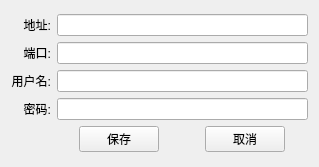
<?xml version="1.0" encoding="UTF-8"?>
<ui version="4.0">
 <class>sysconfig_Form</class>
 <widget class="QWidget" name="sysconfig_Form">
  <property name="geometry">
   <rect>
    <x>0</x>
    <y>0</y>
    <width>319</width>
    <height>167</height>
   </rect>
  </property>
  <property name="maximumSize">
   <size>
    <width>16777215</width>
    <height>335</height>
   </size>
  </property>
  <property name="windowTitle">
   <string>系统配置</string>
  </property>
  <layout class="QVBoxLayout" name="verticalLayout">
   <item>
    <layout class="QGridLayout" name="gridLayout">
     <item row="3" column="0">
      <widget class="QLabel" name="label_pwd">
       <property name="text">
        <string>密码:</string>
       </property>
       <property name="alignment">
        <set>Qt::AlignRight|Qt::AlignTrailing|Qt::AlignVCenter</set>
       </property>
      </widget>
     </item>
     <item row="1" column="1">
      <widget class="QLineEdit" name="lineEdit_srv_port"/>
     </item>
     <item row="2" column="1">
      <widget class="QLineEdit" name="lineEdit_user"/>
     </item>
     <item row="0" column="1">
      <widget class="QLineEdit" name="lineEdit_svr_addr"/>
     </item>
     <item row="4" column="1">
      <layout class="QHBoxLayout" name="horizontalLayout_4">
       <item>
        <spacer name="horizontalSpacer">
         <property name="orientation">
          <enum>Qt::Horizontal</enum>
         </property>
         <property name="sizeHint" stdset="0">
          <size>
           <width>40</width>
           <height>20</height>
          </size>
         </property>
        </spacer>
       </item>
       <item>
        <widget class="QPushButton" name="pushButton_OK">
         <property name="text">
          <string>保存</string>
         </property>
         <attribute name="buttonGroup">
          <string notr="true">buttonGroup</string>
         </attribute>
        </widget>
       </item>
       <item>
        <spacer name="horizontalSpacer_2">
         <property name="orientation">
          <enum>Qt::Horizontal</enum>
         </property>
         <property name="sizeType">
          <enum>QSizePolicy::Minimum</enum>
         </property>
         <property name="sizeHint" stdset="0">
          <size>
           <width>40</width>
           <height>20</height>
          </size>
         </property>
        </spacer>
       </item>
       <item>
        <widget class="QPushButton" name="pushButton_Cancel">
         <property name="text">
          <string>取消</string>
         </property>
         <attribute name="buttonGroup">
          <string notr="true">buttonGroup</string>
         </attribute>
        </widget>
       </item>
       <item>
        <spacer name="horizontalSpacer_3">
         <property name="orientation">
          <enum>Qt::Horizontal</enum>
         </property>
         <property name="sizeHint" stdset="0">
          <size>
           <width>40</width>
           <height>20</height>
          </size>
         </property>
        </spacer>
       </item>
      </layout>
     </item>
     <item row="3" column="1">
      <widget class="QLineEdit" name="lineEdit_pwd">
       <property name="inputMethodHints">
        <set>Qt::ImhNoAutoUppercase|Qt::ImhNoPredictiveText|Qt::ImhSensitiveData</set>
       </property>
       <property name="frame">
        <bool>true</bool>
       </property>
       <property name="echoMode">
        <enum>QLineEdit::Password</enum>
       </property>
      </widget>
     </item>
     <item row="0" column="0">
      <widget class="QLabel" name="label_svr_addr">
       <property name="layoutDirection">
        <enum>Qt::LeftToRight</enum>
       </property>
       <property name="text">
        <string>地址:</string>
       </property>
       <property name="alignment">
        <set>Qt::AlignRight|Qt::AlignTrailing|Qt::AlignVCenter</set>
       </property>
      </widget>
     </item>
     <item row="2" column="0">
      <widget class="QLabel" name="label_user">
       <property name="text">
        <string>用户名:</string>
       </property>
       <property name="alignment">
        <set>Qt::AlignRight|Qt::AlignTrailing|Qt::AlignVCenter</set>
       </property>
      </widget>
     </item>
     <item row="1" column="0">
      <widget class="QLabel" name="label_srv_port">
       <property name="text">
        <string>端口:</string>
       </property>
       <property name="alignment">
        <set>Qt::AlignRight|Qt::AlignTrailing|Qt::AlignVCenter</set>
       </property>
      </widget>
     </item>
    </layout>
   </item>
  </layout>
 </widget>
 <resources/>
 <connections/>
 <buttongroups>
  <buttongroup name="buttonGroup"/>
 </buttongroups>
</ui>
